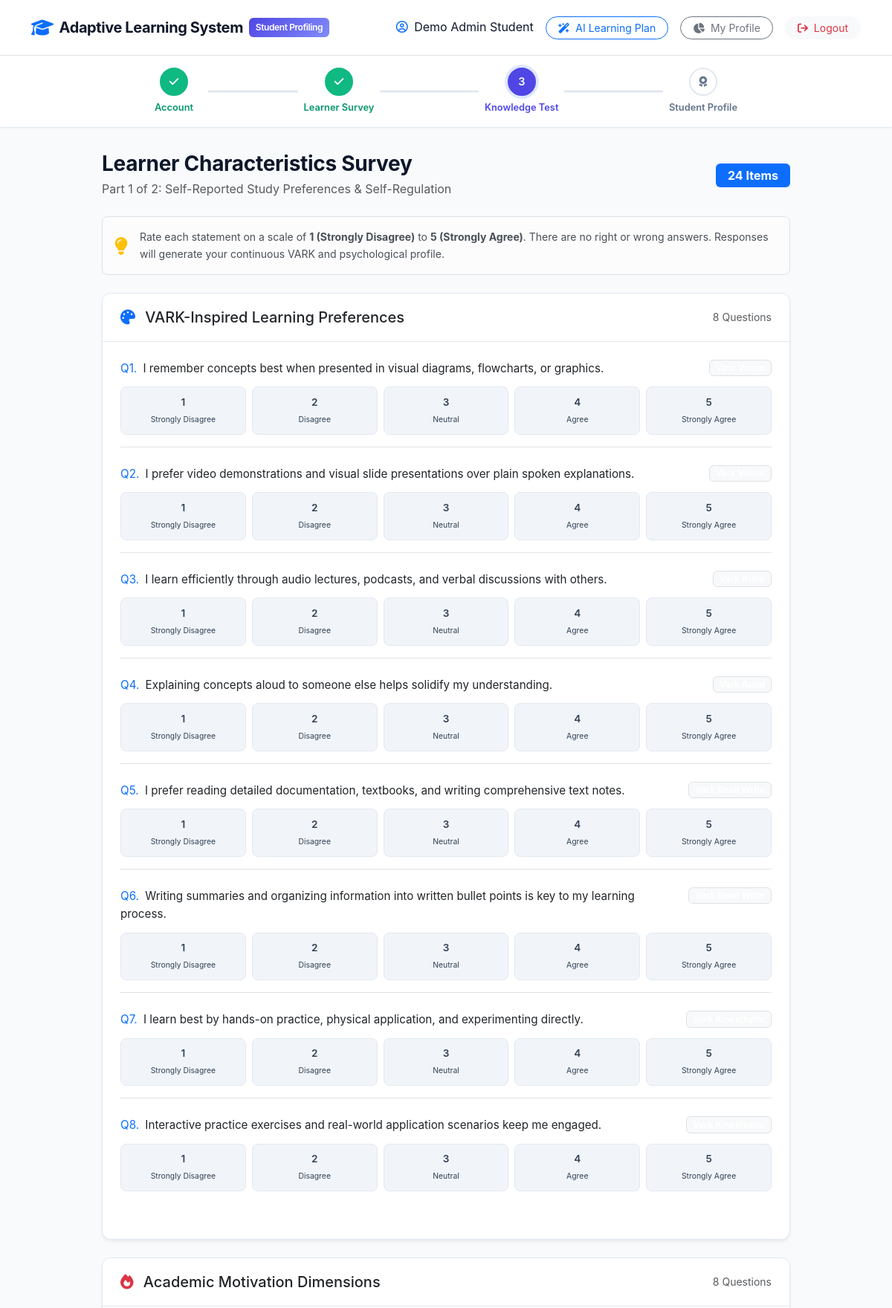
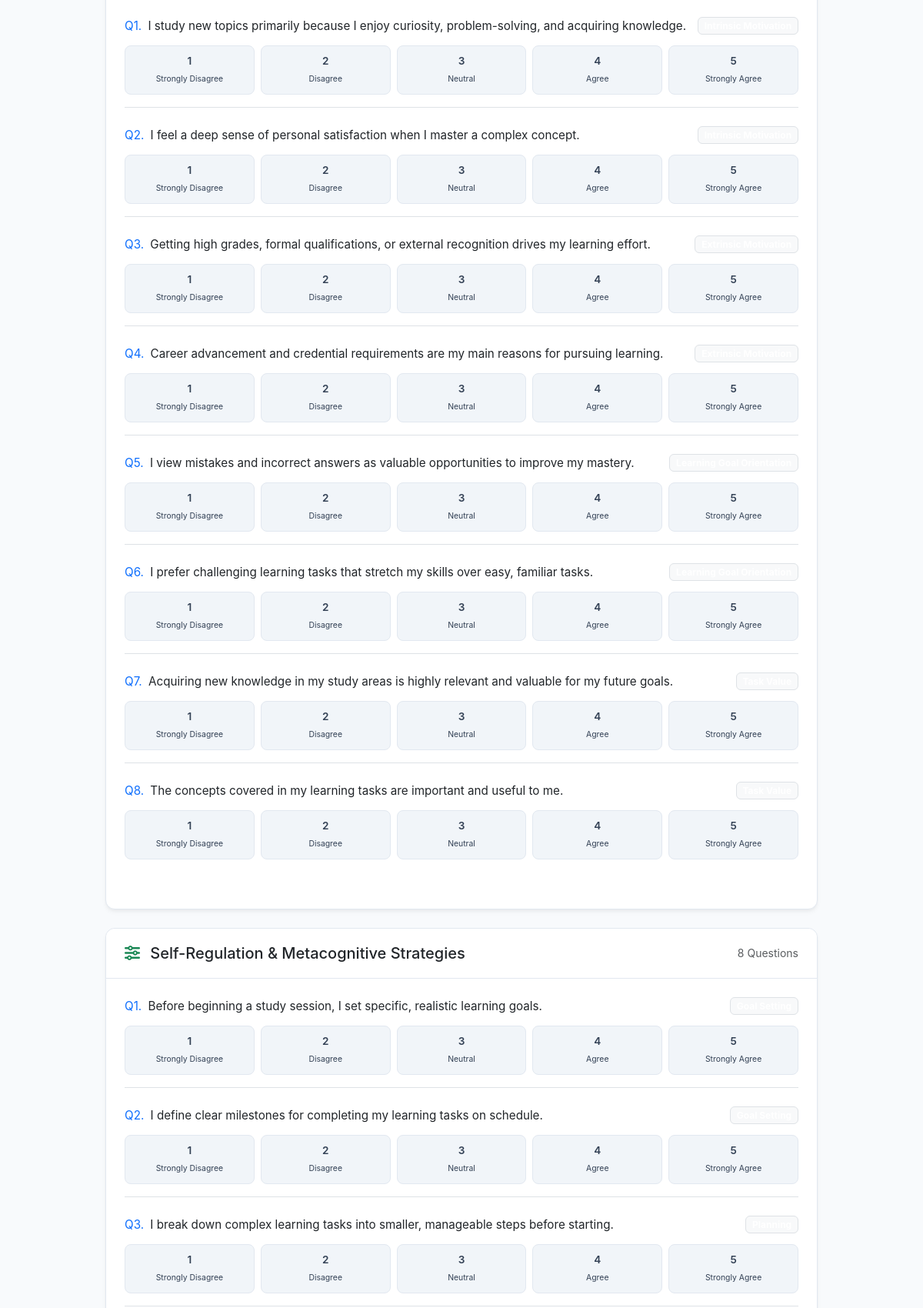
/survey (signed in, upper part), run on the app's committed database (2 pictures, top to bottom).
### tables this page shows
CREATE TABLE survey_questions (
        question_id TEXT PRIMARY KEY,
        question_text TEXT NOT NULL,
        category TEXT NOT NULL, -- VARK, Motivation, Self-Regulation
        parameter TEXT NOT NULL, -- e.g., VARK_visual, intrinsic_motivation, goal_setting
        reverse_scored INTEGER NOT NULL DEFAULT 0
    );

### app.py (the view, shortened to what this page needs)
@app.route('/survey', methods=['GET', 'POST'])
@login_required
def survey():
    student_id = session['student_id']
    conn = get_db()
    cursor = conn.cursor()
    cursor.execute("SELECT question_id, question_text, category, parameter FROM survey_questions;")
    questions = cursor.fetchall()
    conn.close()
    categorized = {}
    for q in questions:
        cat = q['category']
        if cat not in categorized:
            categorized[cat] = []
        categorized[cat].append(dict(q))
    return render_template('survey.html', categorized_questions=categorized)

### app.py (called while the page is built)
def login_required(f):
    from functools import wraps
    @wraps(f)
    def decorated_function(*args, **kwargs):
        if 'student_id' not in session:
            flash("Please log in to access this page.", "warning")
            return redirect(url_for('login'))
        return f(*args, **kwargs)
    return decorated_function

@app.context_processor
def inject_step():
    return dict(current_step=session.get('current_step', 'intro'))

### db.py (called while the page is built)
def get_db():
    conn = sqlite3.connect(DB_PATH, timeout=30.0)
    conn.row_factory = sqlite3.Row
    conn.execute("PRAGMA foreign_keys = ON;")
    conn.execute("PRAGMA journal_mode = WAL;")
    return conn

### templates/survey.html (shortened to what this page needs)
{% extends "layout.html" %}
{% block content %}
<div class="row justify-content-center py-2">
    <div class="col-lg-10">
        <div class="d-flex align-items-center justify-content-between mb-4">
            <div>
                <h3 class="section-title mb-1">Learner Characteristics Survey</h3>
                <p class="text-muted mb-0">Part 1 of 2: Self-Reported Study Preferences & Self-Regulation</p>
            </div>
            <span class="badge bg-primary px-3 py-2 fs-6">24 Items</span>
        </div>
        <div class="alert alert-light border rounded-3 mb-4">
            <div class="d-flex align-items-center">
                <i class="fa-solid fa-lightbulb text-warning fs-4 me-3"></i>
                <small class="text-slate-600">
                    Rate each statement on a scale of <strong>1 (Strongly Disagree)</strong> to <strong>5 (Strongly Agree)</strong>. There are no right or wrong answers. Responses will generate your continuous VARK and psychological profile.
                </small>
            </div>
        </div>
        <form action="{{ url_for('survey') }}" method="POST">
            {% for category_name, questions in categorized_questions.items() %}
            <div class="card card-custom mb-4">
                <div class="card-custom-header d-flex align-items-center justify-content-between">
                    <h5 class="mb-0 font-weight-bold text-slate-800">
                        {% if category_name == 'VARK' %}
                            <i class="fa-solid fa-palette text-primary me-2"></i> VARK-Inspired Learning Preferences
                        {% elif category_name == 'Motivation' %}
                            <i class="fa-solid fa-fire text-danger me-2"></i> Academic Motivation Dimensions
                        {% else %}
                            <i class="fa-solid fa-sliders text-success me-2"></i> Self-Regulation & Metacognitive Strategies
                        {% endif %}
                    </h5>
                    <span class="text-muted small">{{ questions|length }} Questions</span>
                </div>
                <div class="card-body p-4">
                    {% for q in questions %}
                    <div class="mb-4 pb-3 {% if not loop.last %}border-bottom{% endif %}">
                        <div class="d-flex justify-content-between align-items-start mb-2">
                            <label class="form-label text-slate-800 font-weight-medium mb-0" style="font-size: 0.95rem;">
                                <span class="text-primary font-weight-bold me-1">Q{{ loop.index }}.</span> {{ q.question_text }}
                            </label>
                            <span class="badge bg-light text-slate-500 border ms-2" style="font-size: 0.75rem;">
                            </span>
                        </div>
                        <div class="likert-group">
                            <div class="likert-btn">
                                <label for="{{ q.question_id }}_1">1<br><span style="font-size:0.65rem; font-weight:normal;">Strongly Disagree</span></label>
                            </div>
                            <div class="likert-btn">
                                <label for="{{ q.question_id }}_2">2<br><span style="font-size:0.65rem; font-weight:normal;">Disagree</span></label>
                            </div>
                            <div class="likert-btn">
                                <label for="{{ q.question_id }}_3">3<br><span style="font-size:0.65rem; font-weight:normal;">Neutral</span></label>
                            </div>
                            <div class="likert-btn">
                                <label for="{{ q.question_id }}_4">4<br><span style="font-size:0.65rem; font-weight:normal;">Agree</span></label>
                            </div>
                            <div class="likert-btn">
                                <label for="{{ q.question_id }}_5">5<br><span style="font-size:0.65rem; font-weight:normal;">Strongly Agree</span></label>
                            </div>
                        </div>
                    </div>
                    {% endfor %}
                </div>
            </div>
            {% endfor %}
        </form>
    </div>
</div>
{% endblock %}

### static/css/style.css (style rules this page uses)
:root { --primary: #4f46e5; --primary-hover: #4338ca; --primary-light: #e0e7ff; --dark: #0f172a; --slate-700: #334155; --slate-600: #475569; --slate-500: #64748b; --slate-200: #e2e8f0; --slate-100: #f1f5f9; --bg-main: #f8fafc; --card-bg: #ffffff; --vark-visual: #3b82f6; --vark-aural: #8b5cf6; --vark-readwrite: #10b981; --vark-kinesthetic: #f59e0b; --font-sans: 'Inter', -apple-system, BlinkMacSystemFont, "Segoe UI", Roboto, "Helvetica Neue", Arial, sans-serif; }
body { background-color: var(--bg-main); color: var(--dark); font-family: var(--font-sans); line-height: 1.6; min-height: 100vh; display: flex; flex-direction: column; }
.card-custom { background: #ffffff; border: 1px solid var(--slate-200); border-radius: 0.75rem; box-shadow: 0 4px 6px -1px rgba(0, 0, 0, 0.05), 0 2px 4px -1px rgba(0, 0, 0, 0.03); transition: transform 0.15s ease, box-shadow 0.15s ease; }
.card-custom-header { border-bottom: 1px solid var(--slate-200); background-color: #ffffff; padding: 1.25rem 1.5rem; border-top-left-radius: 0.75rem; border-top-right-radius: 0.75rem; }
.section-title { font-weight: 700; color: var(--dark); letter-spacing: -0.01em; }
.likert-group { display: flex; justify-content: space-between; gap: 0.5rem; margin-top: 0.75rem; }
.likert-btn { flex: 1; text-align: center; position: relative; }
.likert-btn label { display: block; padding: 0.6rem 0.25rem; background: var(--slate-100); border: 1.5px solid var(--slate-200); border-radius: 0.5rem; color: var(--slate-700); font-weight: 600; font-size: 0.85rem; cursor: pointer; transition: all 0.15s ease-in-out; }

### data on the page
survey_questions: category "VARK" (drawn), questions "8", question_text "I remember concepts best when presented in visual diagrams, flowcharts, or graphics."
survey_questions: question_text "I prefer video demonstrations and visual slide presentations over plain spoken explanations."
survey_questions: question_text "I learn efficiently through audio lectures, podcasts, and verbal discussions with others."
survey_questions: question_text "Explaining concepts aloud to someone else helps solidify my understanding."
survey_questions: question_text "I prefer reading detailed documentation, textbooks, and writing comprehensive text notes."
survey_questions: question_text "Writing summaries and organizing information into written bullet points is key to my learning process."
survey_questions: question_text "I learn best by hands-on practice, physical application, and experimenting directly."
survey_questions: question_text "Interactive practice exercises and real-world application scenarios keep me engaged."
survey_questions: category "Motivation" (drawn), questions "8", question_text "I study new topics primarily because I enjoy curiosity, problem-solving, and acquiring knowledge."
survey_questions: question_text "I feel a deep sense of personal satisfaction when I master a complex concept."
survey_questions: question_text "Getting high grades, formal qualifications, or external recognition drives my learning effort."
survey_questions: question_text "Career advancement and credential requirements are my main reasons for pursuing learning."
survey_questions: question_text "I view mistakes and incorrect answers as valuable opportunities to improve my mastery."
survey_questions: question_text "I prefer challenging learning tasks that stretch my skills over easy, familiar tasks."
survey_questions: question_text "Acquiring new knowledge in my study areas is highly relevant and valuable for my future goals."
survey_questions: question_text "The concepts covered in my learning tasks are important and useful to me."
survey_questions: category "Self-Regulation" (drawn), shows "Self-Regulation & Metacognitive Strategies", questions "8", question_text "Before beginning a study session, I set specific, realistic learning goals."
survey_questions: question_text "I define clear milestones for completing my learning tasks on schedule."
survey_questions: question_text "I break down complex learning tasks into smaller, manageable steps before starting."

### other printed values
{{ session.get('student_name') }} "Demo Admin Student"
